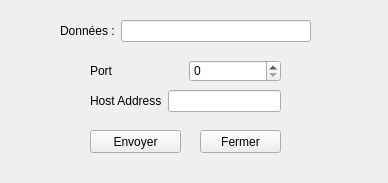
<?xml version="1.0" encoding="UTF-8"?>
<ui version="4.0">
 <class>Widget</class>
 <widget class="QWidget" name="Widget">
  <property name="geometry">
   <rect>
    <x>0</x>
    <y>0</y>
    <width>388</width>
    <height>183</height>
   </rect>
  </property>
  <property name="windowTitle">
   <string>Widget</string>
  </property>
  <widget class="QPushButton" name="envoyer">
   <property name="geometry">
    <rect>
     <x>90</x>
     <y>130</y>
     <width>91</width>
     <height>23</height>
    </rect>
   </property>
   <property name="text">
    <string>Envoyer</string>
   </property>
  </widget>
  <widget class="QPushButton" name="Fermer">
   <property name="geometry">
    <rect>
     <x>200</x>
     <y>130</y>
     <width>81</width>
     <height>23</height>
    </rect>
   </property>
   <property name="text">
    <string>Fermer</string>
   </property>
  </widget>
  <widget class="QWidget" name="layoutWidget">
   <property name="geometry">
    <rect>
     <x>60</x>
     <y>20</y>
     <width>251</width>
     <height>22</height>
    </rect>
   </property>
   <layout class="QHBoxLayout" name="horizontalLayout">
    <item>
     <widget class="QLabel" name="label_2">
      <property name="text">
       <string>Données :</string>
      </property>
     </widget>
    </item>
    <item>
     <widget class="QLineEdit" name="msj"/>
    </item>
   </layout>
  </widget>
  <widget class="QWidget" name="layoutWidget">
   <property name="geometry">
    <rect>
     <x>90</x>
     <y>60</y>
     <width>191</width>
     <height>22</height>
    </rect>
   </property>
   <layout class="QHBoxLayout" name="horizontalLayout_2">
    <item>
     <widget class="QLabel" name="label">
      <property name="text">
       <string>Port</string>
      </property>
     </widget>
    </item>
    <item>
     <widget class="QSpinBox" name="port">
      <property name="maximum">
       <number>1234567999</number>
      </property>
     </widget>
    </item>
   </layout>
  </widget>
  <widget class="QWidget" name="layoutWidget">
   <property name="geometry">
    <rect>
     <x>90</x>
     <y>90</y>
     <width>191</width>
     <height>22</height>
    </rect>
   </property>
   <layout class="QHBoxLayout" name="horizontalLayout_3">
    <item>
     <widget class="QLabel" name="label_3">
      <property name="text">
       <string>Host Address</string>
      </property>
     </widget>
    </item>
    <item>
     <widget class="QLineEdit" name="hostaddress"/>
    </item>
   </layout>
  </widget>
 </widget>
 <resources/>
 <connections/>
</ui>
